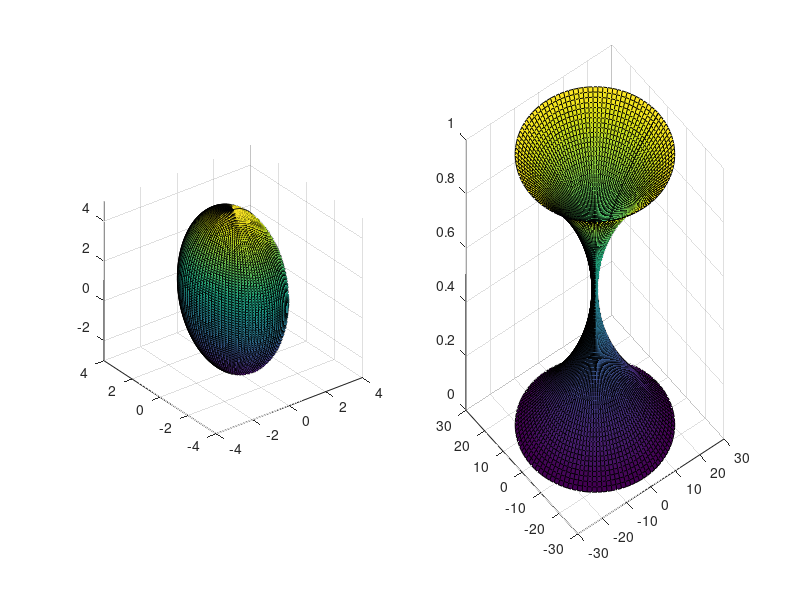

Source code (MATLAB):
clear
clc

%syms t
t=-5:0.1:5;
subplot(1,2,1)
ellipsoid(0,0,1,2,3,4,100)
axis equal

subplot(1,2,2)
r=1+t.^2;
cylinder(r,100)